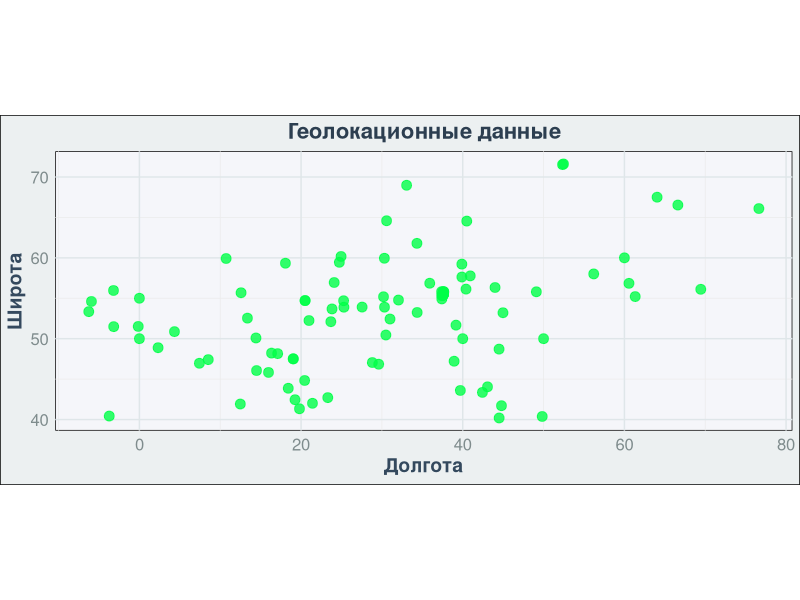

Source code (R):
#!/usr/bin/env Rscript
# Загрузка необходимых библиотекзх
install.packages("vroom")
library(dplyr)
library(ggplot2)
library(readr)

data <- read_csv("geodata.csv")
print("Первичные данные:")
print(head(data))

# Фильтрация данных (например, выбираем записи с latitude > 40)
filtered_data <- data %>% filter(latitude > 40)
print("Отфильтрованные данные:")
print(filtered_data, n = Inf)

# Построение графика геолокационных точек
plot <- ggplot(filtered_data, aes(x = longitude, y = latitude)) +
  geom_point(color = "#00ff48", size = 3, alpha = 0.8) +
  labs(title = "Геолокационные данные", x = "Долгота", y = "Широта") +
  theme_minimal() +  # Базовая тема
  theme(
    plot.title = element_text(size = 16, face = "bold", color = "#2c3e50", hjust = 0.5), # Заголовок # nolint
    axis.title.x = element_text(size = 14, face = "bold", color = "#34495e"),
    axis.title.y = element_text(size = 14, face = "bold", color = "#34495e"),
    axis.text = element_text(size = 12, color = "#7f8c8d"),
    panel.grid.major = element_line(color = "#dfe6e9"),   # Основная сетка
    #panel.grid.minor = element_blank(),                # Мелкая сетка отключена
    panel.background = element_rect(fill = "#f5f6fa"), # Фон панели
    plot.background = element_rect(fill = "#ecf0f1")   # Фон всей области графика # nolint
  ) +
  coord_fixed(ratio = 1) +  # Зафиксировать соотношение сторон (опционально)
  scale_x_continuous(limits=c(min(filtered_data$longitude), max(filtered_data$longitude))) + # nolint
  scale_y_continuous(limits=c(min(filtered_data$latitude), max(filtered_data$latitude))) # nolint

# Сохранение графика в файл
ggsave("geolocation_plot.png", plot = plot)
